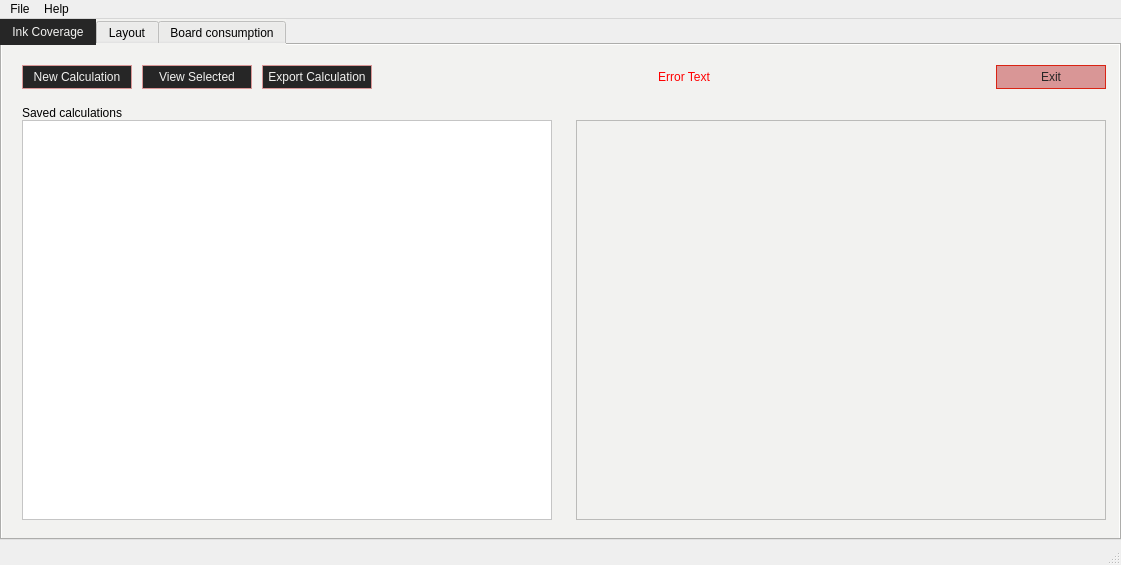
<?xml version="1.0" encoding="UTF-8"?>
<ui version="4.0">
 <class>MainWindow</class>
 <widget class="QMainWindow" name="MainWindow">
  <property name="geometry">
   <rect>
    <x>0</x>
    <y>0</y>
    <width>1121</width>
    <height>565</height>
   </rect>
  </property>
  <property name="palette">
   <palette>
    <active/>
    <inactive/>
    <disabled/>
   </palette>
  </property>
  <property name="windowTitle">
   <string>Calculators</string>
  </property>
  <widget class="QWidget" name="centralwidget">
   <widget class="QTabWidget" name="tabWidget">
    <property name="enabled">
     <bool>true</bool>
    </property>
    <property name="geometry">
     <rect>
      <x>0</x>
      <y>0</y>
      <width>1121</width>
      <height>521</height>
     </rect>
    </property>
    <property name="styleSheet">
     <string notr="true">QWidget {
	background-color: #f2f2f0;
}

QTabBar::Tab:selected {
	background-color: #262626;
	color: #F2F2F0
}

QTabBar::tab:selected:hover {
	background-color: #515151;
	color: #F2F2F0
}

QTabBar::tab:hover {
	background-color: #515151;
	color: #F2F2F0
}

</string>
    </property>
    <property name="currentIndex">
     <number>0</number>
    </property>
    <widget class="QWidget" name="tab">
     <attribute name="title">
      <string>Ink Coverage</string>
     </attribute>
     <widget class="QWidget" name="verticalLayoutWidget">
      <property name="geometry">
       <rect>
        <x>20</x>
        <y>20</y>
        <width>1084</width>
        <height>455</height>
       </rect>
      </property>
      <layout class="QVBoxLayout" name="verticalLayout">
       <property name="spacing">
        <number>0</number>
       </property>
       <item>
        <layout class="QHBoxLayout" name="horizontalLayout">
         <property name="spacing">
          <number>10</number>
         </property>
         <property name="bottomMargin">
          <number>10</number>
         </property>
         <item>
          <widget class="QPushButton" name="button_new_calc_inks">
           <property name="minimumSize">
            <size>
             <width>110</width>
             <height>24</height>
            </size>
           </property>
           <property name="maximumSize">
            <size>
             <width>110</width>
             <height>24</height>
            </size>
           </property>
           <property name="styleSheet">
            <string notr="true">QPushButton {
    border: 1px solid #D99696;
	background-color: #262626;
	color: #F2F2F0
}

QPushButton:hover {
	border: 1px solid #D92414;
	background-color: #515151;
	color: #F2F2F0
}

QPushButton:pressed {
	border: 1px solid #8C0303;
	background-color: #262626;
	color: #F2F2F0
}</string>
           </property>
           <property name="text">
            <string>New Calculation</string>
           </property>
          </widget>
         </item>
         <item>
          <widget class="QPushButton" name="button_view_calc_inks">
           <property name="minimumSize">
            <size>
             <width>110</width>
             <height>24</height>
            </size>
           </property>
           <property name="maximumSize">
            <size>
             <width>110</width>
             <height>24</height>
            </size>
           </property>
           <property name="styleSheet">
            <string notr="true">QPushButton {
    border: 1px solid #D99696;
	background-color: #262626;
	color: #F2F2F0
}

QPushButton:hover {
	border: 1px solid #D92414;
	background-color: #515151;
	color: #F2F2F0
}

QPushButton:pressed {
	border: 1px solid #8C0303;
	background-color: #262626;
	color: #F2F2F0
}</string>
           </property>
           <property name="text">
            <string>View Selected</string>
           </property>
          </widget>
         </item>
         <item>
          <widget class="QPushButton" name="button_export_calc_inks">
           <property name="minimumSize">
            <size>
             <width>110</width>
             <height>24</height>
            </size>
           </property>
           <property name="maximumSize">
            <size>
             <width>110</width>
             <height>24</height>
            </size>
           </property>
           <property name="styleSheet">
            <string notr="true">QPushButton {
    border: 1px solid #D99696;
	background-color: #262626;
	color: #F2F2F0
}

QPushButton:hover {
	border: 1px solid #D92414;
	background-color: #515151;
	color: #F2F2F0
}

QPushButton:pressed {
	border: 1px solid #8C0303;
	background-color: #262626;
	color: #F2F2F0
}</string>
           </property>
           <property name="text">
            <string>Export Calculation</string>
           </property>
          </widget>
         </item>
         <item>
          <widget class="QLabel" name="label_error_inks">
           <property name="minimumSize">
            <size>
             <width>0</width>
             <height>24</height>
            </size>
           </property>
           <property name="maximumSize">
            <size>
             <width>16777215</width>
             <height>24</height>
            </size>
           </property>
           <property name="styleSheet">
            <string notr="true">color: rgb(255, 0, 0)</string>
           </property>
           <property name="text">
            <string>Error Text</string>
           </property>
           <property name="alignment">
            <set>Qt::AlignCenter</set>
           </property>
          </widget>
         </item>
         <item>
          <widget class="QPushButton" name="button_exit_inks">
           <property name="minimumSize">
            <size>
             <width>110</width>
             <height>24</height>
            </size>
           </property>
           <property name="maximumSize">
            <size>
             <width>100</width>
             <height>24</height>
            </size>
           </property>
           <property name="styleSheet">
            <string notr="true">QPushButton {
    border: 1px solid #D92414;
	background-color: #D99696;
	color: #262626
}

QPushButton:hover {
	border: 1px solid #D92414;
	background-color: #D92414;
	color: #F2F2F0
}

QPushButton:pressed {
	border: 1px solid #D99696;
	background-color: #8C0303;
	color: #F2F2F0
}</string>
           </property>
           <property name="text">
            <string>Exit</string>
           </property>
          </widget>
         </item>
        </layout>
       </item>
       <item>
        <widget class="QLabel" name="label_saved_calcs_inks">
         <property name="text">
          <string>Saved calculations</string>
         </property>
         <property name="alignment">
          <set>Qt::AlignBottom|Qt::AlignLeading|Qt::AlignLeft</set>
         </property>
        </widget>
       </item>
       <item>
        <layout class="QHBoxLayout" name="horizontalLayout_2">
         <property name="spacing">
          <number>0</number>
         </property>
         <item>
          <widget class="QTableView" name="table_saved_calcs_inks">
           <property name="minimumSize">
            <size>
             <width>530</width>
             <height>400</height>
            </size>
           </property>
           <property name="maximumSize">
            <size>
             <width>530</width>
             <height>400</height>
            </size>
           </property>
           <property name="styleSheet">
            <string notr="true">background-color: rgb(255, 255, 255);</string>
           </property>
          </widget>
         </item>
         <item>
          <spacer name="horizontalSpacer">
           <property name="orientation">
            <enum>Qt::Horizontal</enum>
           </property>
           <property name="sizeHint" stdset="0">
            <size>
             <width>40</width>
             <height>20</height>
            </size>
           </property>
          </spacer>
         </item>
         <item>
          <widget class="QTableView" name="table_selected_calc_inks">
           <property name="enabled">
            <bool>true</bool>
           </property>
           <property name="minimumSize">
            <size>
             <width>530</width>
             <height>400</height>
            </size>
           </property>
           <property name="maximumSize">
            <size>
             <width>530</width>
             <height>400</height>
            </size>
           </property>
           <property name="autoFillBackground">
            <bool>false</bool>
           </property>
           <property name="styleSheet">
            <string notr="true">QTableView{
border-color: 2 px solid #262626;
}</string>
           </property>
           <property name="frameShadow">
            <enum>QFrame::Sunken</enum>
           </property>
           <property name="lineWidth">
            <number>1</number>
           </property>
           <property name="midLineWidth">
            <number>0</number>
           </property>
          </widget>
         </item>
        </layout>
       </item>
      </layout>
     </widget>
    </widget>
    <widget class="QWidget" name="tab_2">
     <attribute name="title">
      <string>Layout</string>
     </attribute>
     <widget class="QWidget" name="verticalLayoutWidget_2">
      <property name="geometry">
       <rect>
        <x>20</x>
        <y>20</y>
        <width>1084</width>
        <height>455</height>
       </rect>
      </property>
      <layout class="QVBoxLayout" name="verticalLayout_2">
       <property name="spacing">
        <number>0</number>
       </property>
       <item>
        <layout class="QHBoxLayout" name="horizontalLayout_3">
         <property name="spacing">
          <number>10</number>
         </property>
         <property name="bottomMargin">
          <number>10</number>
         </property>
         <item>
          <widget class="QPushButton" name="button_new_calc_layout">
           <property name="minimumSize">
            <size>
             <width>110</width>
             <height>24</height>
            </size>
           </property>
           <property name="maximumSize">
            <size>
             <width>110</width>
             <height>24</height>
            </size>
           </property>
           <property name="styleSheet">
            <string notr="true">QPushButton {
    border: 1px solid #D99696;
	background-color: #262626;
	color: #F2F2F0
}

QPushButton:hover {
	border: 1px solid #D92414;
	background-color: #515151;
	color: #F2F2F0
}

QPushButton:pressed {
	border: 1px solid #8C0303;
	background-color: #262626;
	color: #F2F2F0
}</string>
           </property>
           <property name="text">
            <string>New Calculation</string>
           </property>
          </widget>
         </item>
         <item>
          <widget class="QPushButton" name="button_view_calc_layout">
           <property name="minimumSize">
            <size>
             <width>110</width>
             <height>24</height>
            </size>
           </property>
           <property name="maximumSize">
            <size>
             <width>110</width>
             <height>24</height>
            </size>
           </property>
           <property name="styleSheet">
            <string notr="true">QPushButton {
    border: 1px solid #D99696;
	background-color: #262626;
	color: #F2F2F0
}

QPushButton:hover {
	border: 1px solid #D92414;
	background-color: #515151;
	color: #F2F2F0
}

QPushButton:pressed {
	border: 1px solid #8C0303;
	background-color: #262626;
	color: #F2F2F0
}</string>
           </property>
           <property name="text">
            <string>View Selected</string>
           </property>
          </widget>
         </item>
         <item>
          <widget class="QPushButton" name="button_export_calc_layout">
           <property name="minimumSize">
            <size>
             <width>110</width>
             <height>24</height>
            </size>
           </property>
           <property name="maximumSize">
            <size>
             <width>110</width>
             <height>24</height>
            </size>
           </property>
           <property name="styleSheet">
            <string notr="true">QPushButton {
    border: 1px solid #D99696;
	background-color: #262626;
	color: #F2F2F0
}

QPushButton:hover {
	border: 1px solid #D92414;
	background-color: #515151;
	color: #F2F2F0
}

QPushButton:pressed {
	border: 1px solid #8C0303;
	background-color: #262626;
	color: #F2F2F0
}</string>
           </property>
           <property name="text">
            <string>Export Calculation</string>
           </property>
          </widget>
         </item>
         <item>
          <widget class="QLabel" name="label_error_layout">
           <property name="minimumSize">
            <size>
             <width>0</width>
             <height>24</height>
            </size>
           </property>
           <property name="maximumSize">
            <size>
             <width>16777215</width>
             <height>24</height>
            </size>
           </property>
           <property name="styleSheet">
            <string notr="true">color: rgb(255, 0, 0)</string>
           </property>
           <property name="text">
            <string>Error Text</string>
           </property>
           <property name="alignment">
            <set>Qt::AlignCenter</set>
           </property>
          </widget>
         </item>
         <item>
          <widget class="QPushButton" name="button_exit_layout">
           <property name="minimumSize">
            <size>
             <width>110</width>
             <height>24</height>
            </size>
           </property>
           <property name="maximumSize">
            <size>
             <width>100</width>
             <height>24</height>
            </size>
           </property>
           <property name="styleSheet">
            <string notr="true">QPushButton {
    border: 1px solid #D92414;
	background-color: #D99696;
	color: #262626
}

QPushButton:hover {
	border: 1px solid #D92414;
	background-color: #D92414;
	color: #F2F2F0
}

QPushButton:pressed {
	border: 1px solid #D99696;
	background-color: #8C0303;
	color: #F2F2F0
}</string>
           </property>
           <property name="text">
            <string>Exit</string>
           </property>
          </widget>
         </item>
        </layout>
       </item>
       <item>
        <widget class="QLabel" name="label_saved_calcs_layout">
         <property name="text">
          <string>Saved calculations</string>
         </property>
         <property name="alignment">
          <set>Qt::AlignBottom|Qt::AlignLeading|Qt::AlignLeft</set>
         </property>
        </widget>
       </item>
       <item>
        <layout class="QHBoxLayout" name="horizontalLayout_4">
         <property name="spacing">
          <number>0</number>
         </property>
         <item>
          <widget class="QTableView" name="table_saved_calcs_layout">
           <property name="minimumSize">
            <size>
             <width>530</width>
             <height>400</height>
            </size>
           </property>
           <property name="maximumSize">
            <size>
             <width>530</width>
             <height>400</height>
            </size>
           </property>
           <property name="styleSheet">
            <string notr="true">background-color: rgb(255, 255, 255);</string>
           </property>
          </widget>
         </item>
         <item>
          <spacer name="horizontalSpacer_2">
           <property name="orientation">
            <enum>Qt::Horizontal</enum>
           </property>
           <property name="sizeHint" stdset="0">
            <size>
             <width>40</width>
             <height>20</height>
            </size>
           </property>
          </spacer>
         </item>
         <item>
          <widget class="QTableView" name="table_selected_calc_layout">
           <property name="enabled">
            <bool>true</bool>
           </property>
           <property name="minimumSize">
            <size>
             <width>530</width>
             <height>400</height>
            </size>
           </property>
           <property name="maximumSize">
            <size>
             <width>530</width>
             <height>400</height>
            </size>
           </property>
           <property name="autoFillBackground">
            <bool>false</bool>
           </property>
           <property name="styleSheet">
            <string notr="true">QTableView{
border-color: 2 px solid #262626;
}</string>
           </property>
           <property name="frameShadow">
            <enum>QFrame::Sunken</enum>
           </property>
           <property name="lineWidth">
            <number>1</number>
           </property>
           <property name="midLineWidth">
            <number>0</number>
           </property>
          </widget>
         </item>
        </layout>
       </item>
      </layout>
     </widget>
    </widget>
    <widget class="QWidget" name="tab_3">
     <property name="enabled">
      <bool>false</bool>
     </property>
     <attribute name="title">
      <string>Board consumption</string>
     </attribute>
     <widget class="QWidget" name="verticalLayoutWidget_3">
      <property name="geometry">
       <rect>
        <x>20</x>
        <y>20</y>
        <width>1084</width>
        <height>455</height>
       </rect>
      </property>
      <layout class="QVBoxLayout" name="verticalLayout_3">
       <property name="spacing">
        <number>0</number>
       </property>
       <item>
        <layout class="QHBoxLayout" name="horizontalLayout_5">
         <property name="spacing">
          <number>10</number>
         </property>
         <property name="bottomMargin">
          <number>10</number>
         </property>
         <item>
          <widget class="QPushButton" name="button_new_calc_board">
           <property name="minimumSize">
            <size>
             <width>110</width>
             <height>24</height>
            </size>
           </property>
           <property name="maximumSize">
            <size>
             <width>110</width>
             <height>24</height>
            </size>
           </property>
           <property name="styleSheet">
            <string notr="true">QPushButton {
    border: 1px solid #D99696;
	background-color: #262626;
	color: #F2F2F0
}

QPushButton:hover {
	border: 1px solid #D92414;
	background-color: #515151;
	color: #F2F2F0
}

QPushButton:pressed {
	border: 1px solid #8C0303;
	background-color: #262626;
	color: #F2F2F0
}</string>
           </property>
           <property name="text">
            <string>New Calculation</string>
           </property>
          </widget>
         </item>
         <item>
          <widget class="QPushButton" name="view_selected_inks_2">
           <property name="minimumSize">
            <size>
             <width>110</width>
             <height>24</height>
            </size>
           </property>
           <property name="maximumSize">
            <size>
             <width>110</width>
             <height>24</height>
            </size>
           </property>
           <property name="styleSheet">
            <string notr="true">QPushButton {
    border: 1px solid #D99696;
	background-color: #262626;
	color: #F2F2F0
}

QPushButton:hover {
	border: 1px solid #D92414;
	background-color: #515151;
	color: #F2F2F0
}

QPushButton:pressed {
	border: 1px solid #8C0303;
	background-color: #262626;
	color: #F2F2F0
}</string>
           </property>
           <property name="text">
            <string>View Selected</string>
           </property>
          </widget>
         </item>
         <item>
          <widget class="QPushButton" name="export_calculation_inks_2">
           <property name="minimumSize">
            <size>
             <width>110</width>
             <height>24</height>
            </size>
           </property>
           <property name="maximumSize">
            <size>
             <width>110</width>
             <height>24</height>
            </size>
           </property>
           <property name="styleSheet">
            <string notr="true">QPushButton {
    border: 1px solid #D99696;
	background-color: #262626;
	color: #F2F2F0
}

QPushButton:hover {
	border: 1px solid #D92414;
	background-color: #515151;
	color: #F2F2F0
}

QPushButton:pressed {
	border: 1px solid #8C0303;
	background-color: #262626;
	color: #F2F2F0
}</string>
           </property>
           <property name="text">
            <string>Export Calculation</string>
           </property>
          </widget>
         </item>
         <item>
          <widget class="QLabel" name="error_label_main_3">
           <property name="minimumSize">
            <size>
             <width>0</width>
             <height>24</height>
            </size>
           </property>
           <property name="maximumSize">
            <size>
             <width>16777215</width>
             <height>24</height>
            </size>
           </property>
           <property name="styleSheet">
            <string notr="true">color: rgb(255, 0, 0)</string>
           </property>
           <property name="text">
            <string>Error Text</string>
           </property>
           <property name="alignment">
            <set>Qt::AlignCenter</set>
           </property>
          </widget>
         </item>
         <item>
          <widget class="QPushButton" name="exit_button_main_2">
           <property name="minimumSize">
            <size>
             <width>110</width>
             <height>24</height>
            </size>
           </property>
           <property name="maximumSize">
            <size>
             <width>100</width>
             <height>24</height>
            </size>
           </property>
           <property name="styleSheet">
            <string notr="true">QPushButton {
    border: 1px solid #D92414;
	background-color: #D99696;
	color: #262626
}

QPushButton:hover {
	border: 1px solid #D92414;
	background-color: #D92414;
	color: #F2F2F0
}

QPushButton:pressed {
	border: 1px solid #D99696;
	background-color: #8C0303;
	color: #F2F2F0
}</string>
           </property>
           <property name="text">
            <string>Exit</string>
           </property>
          </widget>
         </item>
        </layout>
       </item>
       <item>
        <widget class="QLabel" name="saved_calculations_label_2">
         <property name="text">
          <string>Saved calculations</string>
         </property>
         <property name="alignment">
          <set>Qt::AlignBottom|Qt::AlignLeading|Qt::AlignLeft</set>
         </property>
        </widget>
       </item>
       <item>
        <layout class="QHBoxLayout" name="horizontalLayout_6">
         <property name="spacing">
          <number>0</number>
         </property>
         <item>
          <widget class="QTableView" name="saved_calculations_table_2">
           <property name="minimumSize">
            <size>
             <width>530</width>
             <height>400</height>
            </size>
           </property>
           <property name="maximumSize">
            <size>
             <width>530</width>
             <height>400</height>
            </size>
           </property>
           <property name="styleSheet">
            <string notr="true">background-color: rgb(255, 255, 255);</string>
           </property>
          </widget>
         </item>
         <item>
          <spacer name="horizontalSpacer_3">
           <property name="orientation">
            <enum>Qt::Horizontal</enum>
           </property>
           <property name="sizeHint" stdset="0">
            <size>
             <width>40</width>
             <height>20</height>
            </size>
           </property>
          </spacer>
         </item>
         <item>
          <widget class="QTableView" name="selected_calculation_table_2">
           <property name="enabled">
            <bool>false</bool>
           </property>
           <property name="minimumSize">
            <size>
             <width>530</width>
             <height>400</height>
            </size>
           </property>
           <property name="maximumSize">
            <size>
             <width>530</width>
             <height>400</height>
            </size>
           </property>
           <property name="autoFillBackground">
            <bool>false</bool>
           </property>
           <property name="styleSheet">
            <string notr="true">QTableView{
border-color: 2 px solid #262626;
}</string>
           </property>
           <property name="frameShadow">
            <enum>QFrame::Sunken</enum>
           </property>
           <property name="lineWidth">
            <number>1</number>
           </property>
           <property name="midLineWidth">
            <number>0</number>
           </property>
          </widget>
         </item>
        </layout>
       </item>
      </layout>
     </widget>
    </widget>
   </widget>
  </widget>
  <widget class="QMenuBar" name="menubar">
   <property name="geometry">
    <rect>
     <x>0</x>
     <y>0</y>
     <width>1121</width>
     <height>22</height>
    </rect>
   </property>
   <widget class="QMenu" name="menuFile">
    <property name="title">
     <string>File</string>
    </property>
    <addaction name="actionOpen_file"/>
    <addaction name="actionExport_calculation"/>
    <addaction name="actionNew_Calculation"/>
    <addaction name="separator"/>
    <addaction name="actionExit"/>
   </widget>
   <widget class="QMenu" name="menuHelp">
    <property name="title">
     <string>Help</string>
    </property>
    <addaction name="action"/>
   </widget>
   <addaction name="menuFile"/>
   <addaction name="menuHelp"/>
  </widget>
  <widget class="QStatusBar" name="statusbar"/>
  <action name="actionOpen_file">
   <property name="text">
    <string>Open file</string>
   </property>
  </action>
  <action name="actionExport_calculation">
   <property name="text">
    <string>Export calculation</string>
   </property>
  </action>
  <action name="actionNew_Calculation">
   <property name="text">
    <string>New Calculation</string>
   </property>
  </action>
  <action name="actionExit">
   <property name="text">
    <string>Exit</string>
   </property>
  </action>
  <action name="action">
   <property name="text">
    <string>?</string>
   </property>
  </action>
 </widget>
 <resources/>
 <connections/>
</ui>
